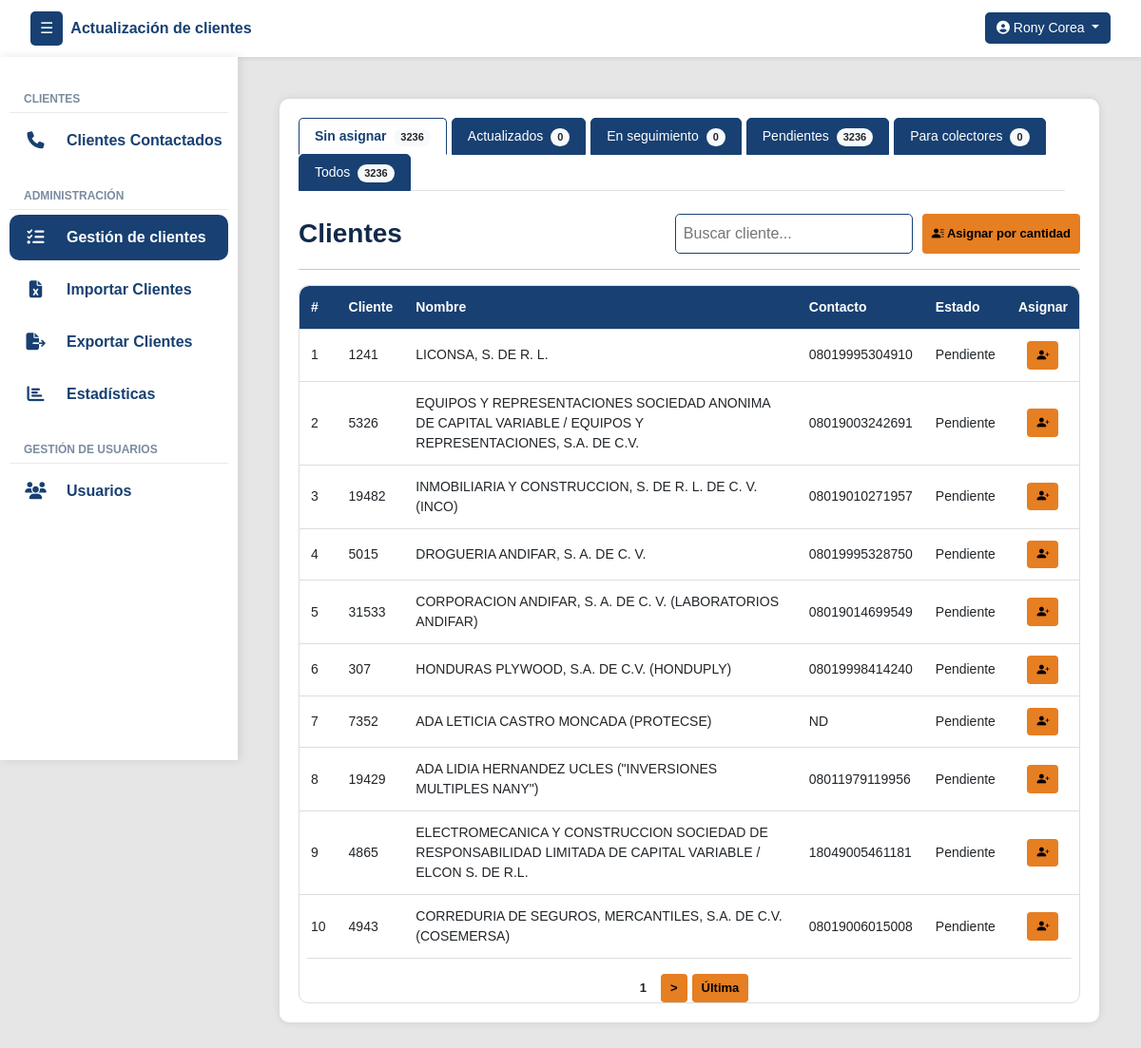
The page /gestion/sin-asignar/ (signed in) on the database as committed earlier.
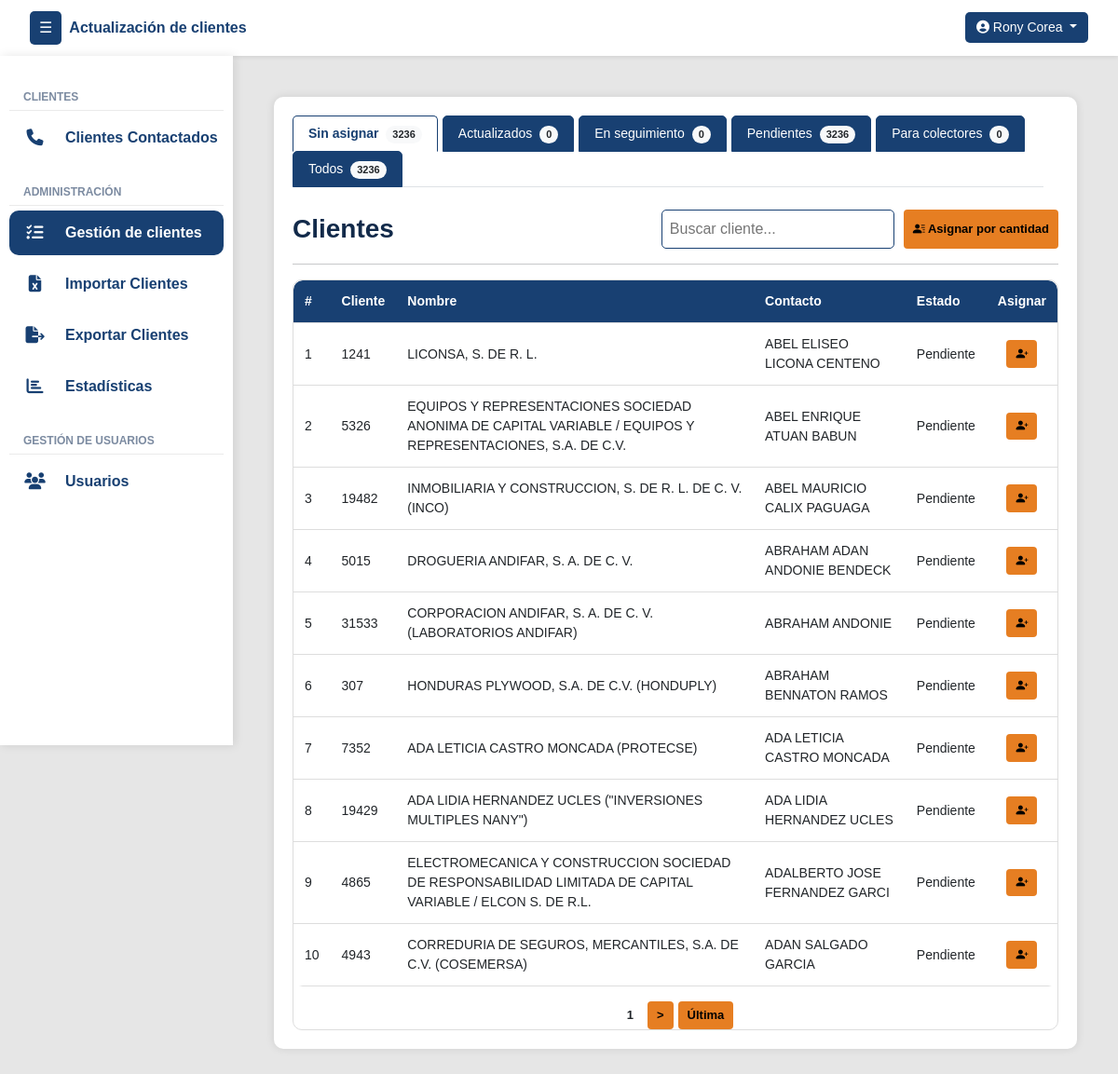
The same page on the database as committed later.
### clientes/models.py (models this page shows, shortened)
class Cliente(models.Model):
    numero_cliente = models.CharField(max_length=50, unique=True)
    nombre_cliente = models.CharField(max_length=255)
    contacto_cliente = models.CharField(max_length=255)
    telefono_cliente = models.CharField(max_length=50, null=True, blank=True)
    telefono_dos = models.CharField(max_length=50, null=True, blank=True)
    direccion = models.CharField(max_length=255, null=True, blank=True)
    correo = models.CharField(max_length=254, null=True, blank=True)
    estado_actual = models.ForeignKey(EstadoReporte, on_delete=models.SET_NULL, null=True, blank=True, default=1)
    asignado_inicial = models.ForeignKey(User, on_delete=models.SET_NULL, null=True, blank=True, related_name='clientes_asignados_inicialmente')
    asignado_usuario = models.ForeignKey(User, on_delete=models.SET_NULL, null=True, blank=True, related_name='clientes_asignados')
    veces_contactado = models.PositiveIntegerField(default=0)
    sin_contestar = models.PositiveIntegerField(default=0)
    formulario_sin_contestar = models.PositiveIntegerField(default=0)
    ultima_llamada_no_contesto = models.DateTimeField(null=True, blank=True)
    ultimo_envio_formulario = models.DateTimeField(null=True, blank=True)

class EstadoReporte(models.Model):
    nombre = models.CharField(max_length=100, unique=True)
    creado_por = models.ForeignKey(User, on_delete=models.SET_NULL, null=True, blank=True)
    creado_en = models.DateTimeField(auto_now_add=True)
    estado = models.CharField(max_length=50, choices=[('activo', 'Activo'), ('inactivo', 'Inactivo')])
    intentos = models.PositiveIntegerField(default=0)
    genera_movimiento = models.BooleanField(default=True)

### clientes/views.py (the view)
# urls.py: path('gestion/sin-asignar/', vistasClientes.clientes_sin_asignar_view, name='gestion'),
@login_required
def clientes_sin_asignar_view(request):
    usuario = request.user
    if not usuario.groups.filter(name__in=["super_admin", "admin_group"]).exists():
        messages.error(request, "Acceso no permitido.")
        return redirect("login")
    hoy = timezone.localdate()
    search_query = request.GET.get("q", "").strip()
    clientes_qs = Cliente.objects.filter(asignado_usuario__isnull=True)
    if search_query:
        clientes_qs = clientes_qs.filter(
            Q(nombre_cliente__icontains=search_query) |
            Q(numero_cliente__icontains=search_query) |
            Q(contacto_cliente__icontains=search_query)
        )
    clientes = paginar_queryset(request, clientes_qs, "sin_asignar")
    estado_pendiente = EstadoReporte.objects.filter(nombre__iexact="pendiente").first()
    estado_no_contesto = EstadoReporte.objects.filter(nombre__iexact="no contestó").first()
    clientes_seguimiento_qs  = Cliente.objects.filter(
        estado_actual__in=EstadoReporte.objects.filter(
            genera_movimiento=False
        ).exclude(nombre__iexact="pendiente")
    )
    actualizados_hoy_qs = Cliente.objects.filter(
        estado_actual__nombre__iexact="actualizado",
        movimientos__estado__nombre__iexact="actualizado",
        movimientos__fecha_hora__date=hoy
    ).distinct()
    clientes_sin_actualizar_hoy_qs = Cliente.objects.filter(
        movimientos__fecha_hora__date=hoy
    ).exclude(
        estado_actual__nombre__iexact="actualizado"
    ).distinct()
    usuarios_no_colectores = User.objects.exclude(groups__name="colector_group").filter(is_active=True)
    return render(request, "gestion/gestion.html", {
        "clientes_sin_asignar": clientes,
        "usuarios_no_colectores": usuarios_no_colectores,
        "view_type": "sin_asignar",
        "search_query": search_query,
        "count_pendientes": Cliente.objects.filter(estado_actual=estado_pendiente).count(),
        "count_seguimiento": clientes_seguimiento_qs.count(),
        "count_no_contesto": Cliente.objects.filter(estado_actual=estado_no_contesto).count(),
        "count_actualizados": Cliente.objects.filter(
            estado_actual__nombre__iexact="actualizado",
            movimientos__estado__nombre__iexact="actualizado"
        ).distinct().count(),
        "count_sin_actualizar": Cliente.objects.exclude(
            estado_actual__nombre__iexact="actualizado"
        ).count(),
        "count_actualizados_hoy": actualizados_hoy_qs.count() + clientes_sin_actualizar_hoy_qs.count(),
        "count_sin_asignar": clientes_qs.count(),
        "count_todos": Cliente.objects.count(),
        "count_colectores": Cliente.objects.filter(estado_actual__nombre__iexact="por localizar").count(),
    })

### UpdateTracker/templatetags/group_filters.py (called while the page is built)
@register.filter(name='has_group')
def has_group(user, group_name):
    return user.groups.filter(name=group_name).exists()

### clientes/views.py (called while the page is built)
def paginar_queryset(request, queryset, param, por_pagina=10):
    paginator = Paginator(queryset, por_pagina)
    pagina = request.GET.get(param)
    return paginator.get_page(pagina)

### templates/gestion/gestion.html (shortened to what the changed rows need)
{% extends 'layout/layout.html' %}
{% block content %}
<div class="container">
    <div class="tab-content mt-4" id="clienteTabsContent">
        {% if view_type == 'sin_asignar' %}
        <div class="tab-pane fade show active" id="sin-asignar" role="tabpanel" aria-labelledby="sin-asignar-tab">
            <div class="table-responsive">
                <table class="styled-table paginable" id="clienteTable">
                    <thead>
                        <tr>
                            <th>#</th>
                            <th>Cliente</th>
                            <th>Nombre</th>
                            <th>Contacto</th>
                            <th>Estado</th>
                            <th>Asignar</th>
                        </tr>
                    </thead>
                    <tbody>
                        {% for cliente in clientes_sin_asignar %}
                        <tr>
                            <td>{{ forloop.counter }}</td>
                            <td>{{ cliente.numero_cliente }}</td>
                            <td>{{ cliente.nombre_cliente }}</td>
                            <td>{{ cliente.contacto_cliente }}</td>
                            <td>{{ cliente.estado_actual.nombre }}</td>
                            <td>
                                <div class="text-center">
                                    <button class="btn btn-sm btn-asignar"
                                            data-bs-toggle="modal"
                                            data-bs-target="#modalAsignarCliente"
                                            onclick="abrirModalAsignarCliente('{{ cliente.id }}', '{{ cliente.nombre_cliente }}')"
                                            title="Asignar cliente">
                                        <i class="bi bi-person-plus-fill"></i>
                                    </button>
                                </div>
                            </td>
                        </tr>
                        {% empty %}
                            <tr>
                                <td colspan="7" class="text-center">No hay clientes sin asignar.</td>
                            </tr>
                        {% endfor %}
                    </tbody>
                </table>
            </div>
        </div>
        {% endif %}
    </div>
</div>
{% endblock %}

Rows that differ between the two databases and show on the page:
changed Cliente "LICONSA, S. DE R. L.": contacto_cliente "08019995304910" → "ABEL ELISEO LICONA CENTENO"
changed Cliente: contacto_cliente "08019003242691" → "ABEL ENRIQUE ATUAN BABUN"
changed Cliente "INMOBILIARIA Y CONSTRUCCION, S. DE R. L. DE C. V. (INCO)": contacto_cliente "08019010271957" → "ABEL MAURICIO CALIX PAGUAGA"
changed Cliente "DROGUERIA ANDIFAR, S. A. DE C. V.": contacto_cliente "08019995328750" → "ABRAHAM ADAN ANDONIE BENDECK"
changed Cliente "CORPORACION ANDIFAR, S. A. DE C. V. (LABORATORIOS ANDIFAR)": contacto_cliente "08019014699549" → "ABRAHAM ANDONIE"
changed Cliente "HONDURAS PLYWOOD, S.A. DE C.V. (HONDUPLY)": contacto_cliente "08019998414240" → "ABRAHAM BENNATON RAMOS"
changed Cliente "ADA LETICIA CASTRO MONCADA (PROTECSE)": contacto_cliente "ND" → "ADA LETICIA CASTRO MONCADA"
changed Cliente "ADA LIDIA HERNANDEZ UCLES (\"INVERSIONES MULTIPLES NANY\")": contacto_cliente "08011979119956" → "ADA LIDIA HERNANDEZ UCLES"
changed Cliente: contacto_cliente "18049005461181" → "ADALBERTO JOSE FERNANDEZ GARCI"
changed Cliente "CORREDURIA DE SEGUROS, MERCANTILES, S.A. DE C.V. (COSEMERSA)": contacto_cliente "08019006015008" → "ADAN SALGADO GARCIA"
